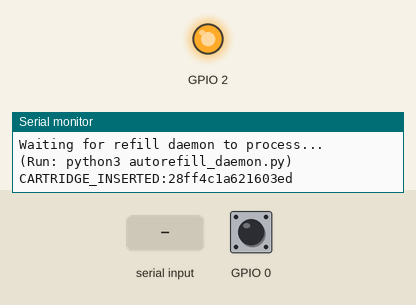
Recording of a program running on a simulated ESP32. On the bench: output pins drawn as LEDs (lit = HIGH), the last lines printed to the serial monitor. Dashed ring = blinking. The inputs (shaded band) are chosen by the test bench; at power-on: GPIO 0 HIGH.

Above: at 7.7 s.
7.8 s: GPIO 0 pulled LOW for 0.15 s
At 9.8 s:
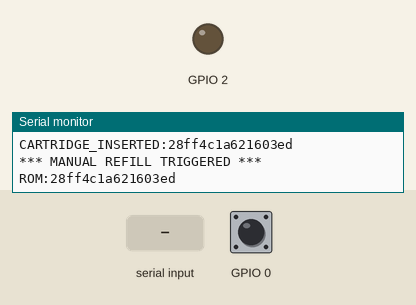
10.9 s: "REFILL_DONE\n" received over Serial
At 11.15 s:
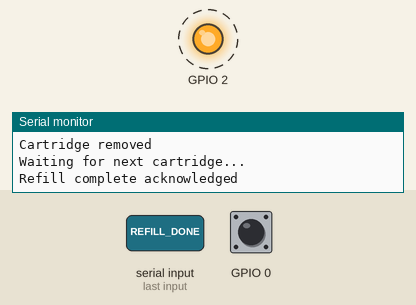
Timing chart, 0 to 13.5 s (numbered marks = the images above; inputs shaded):
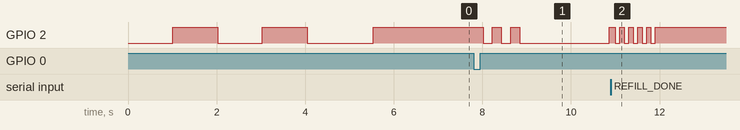

The program:

main.cpp
```cpp
/*
 * Standalone Cartridge Auto-Refill Device
 *
 * This device automatically detects and refills Stratasys cartridges
 *
 * Features:
 * - Auto-detect cartridge insertion
 * - Read cartridge and check quantity
 * - Automatically refill when below threshold
 * - LED status indicators
 * - Optional button for manual refill
 * - Serial interface for monitoring/control
 *
 * Status LED:
 * - Slow blink: Waiting for cartridge
 * - Fast blink: Reading cartridge
 * - Solid: Cartridge OK (above threshold)
 * - Triple blink: Refilling cartridge
 * - Rapid blink: Error
 *
 * Note: This version requires the Python refill daemon running
 * For true standalone operation, use Raspberry Pi version
 */

#include <Arduino.h>
#include <OneWire.h>

// Pin definitions (set by platformio.ini)
#ifndef ONEWIRE_PIN
  #define ONEWIRE_PIN 4
#endif

#ifndef STATUS_LED
  #define STATUS_LED 2
#endif

#ifndef BUTTON_PIN
  #define BUTTON_PIN 0
#endif

#ifndef AUTO_REFILL_THRESHOLD
  #define AUTO_REFILL_THRESHOLD 10.0
#endif

// Timing
#define CHECK_INTERVAL 5000  // Check for cartridge every 5 seconds
#define DEBOUNCE_TIME 50

OneWire ow(ONEWIRE_PIN);
uint8_t romAddress[8];
bool devicePresent = false;
bool lastDevicePresent = false;
unsigned long lastCheck = 0;
unsigned long lastBlink = 0;
bool ledState = false;
int blinkPattern = 0; // 0=slow, 1=fast, 2=solid, 3=triple, 4=error
bool buttonPressed = false;
unsigned long lastButtonChange = 0;

// LED blink patterns
void updateLED() {
  unsigned long now = millis();

  switch (blinkPattern) {
    case 0: // Slow blink - waiting for cartridge
      if (now - lastBlink > 1000) {
        ledState = !ledState;
        digitalWrite(STATUS_LED, ledState);
        lastBlink = now;
      }
      break;

    case 1: // Fast blink - reading
      if (now - lastBlink > 200) {
        ledState = !ledState;
        digitalWrite(STATUS_LED, ledState);
        lastBlink = now;
      }
      break;

    case 2: // Solid - cartridge OK
      digitalWrite(STATUS_LED, HIGH);
      break;

    case 3: // Triple blink - refilling
      // Pattern: on-off-on-off-on-off-pause
      static int tripleCount = 0;
      if (now - lastBlink > 200) {
        if (tripleCount < 6) {
          ledState = !ledState;
          digitalWrite(STATUS_LED, ledState);
          tripleCount++;
        } else if (now - lastBlink > 1000) {
          tripleCount = 0;
        }
        lastBlink = now;
      }
      break;

    case 4: // Rapid blink - error
      if (now - lastBlink > 100) {
        ledState = !ledState;
        digitalWrite(STATUS_LED, ledState);
        lastBlink = now;
      }
      break;
  }
}

bool resetBus() {
  uint8_t result = ow.reset();
  return result == 1;
}

bool searchDevice() {
  if (!ow.search(romAddress)) {
    ow.reset_search();
    return false;
  }

  // Verify CRC8
  if (OneWire::crc8(romAddress, 7) != romAddress[7]) {
    return false;
  }

  return true;
}

String getRomHex() {
  String result = "";
  for (int i = 0; i < 8; i++) {
    if (romAddress[i] < 0x10) result += "0";
    result += String(romAddress[i], HEX);
  }
  return result;
}

void setup() {
  Serial.begin(115200);

  pinMode(STATUS_LED, OUTPUT);
  pinMode(BUTTON_PIN, INPUT_PULLUP);

  delay(500);

  Serial.println();
  Serial.println("=========================================");
  Serial.println("  Stratasys Auto-Refill Device v1.0");
  #ifdef BOARD_ESP32
    Serial.println("  Platform: ESP32");
  #else
    Serial.println("  Platform: ESP8266");
  #endif
  Serial.println("=========================================");
  Serial.println();
  Serial.print("1-Wire Pin: GPIO");
  Serial.println(ONEWIRE_PIN);
  Serial.print("Status LED: GPIO");
  Serial.println(STATUS_LED);
  Serial.print("Button Pin: GPIO");
  Serial.println(BUTTON_PIN);
  Serial.print("Auto-refill threshold: ");
  Serial.print(AUTO_REFILL_THRESHOLD);
  Serial.println(" cu.in");
  Serial.println();
  Serial.println("Waiting for cartridge...");
  Serial.println("Press button for manual refill");
  Serial.println();

  blinkPattern = 0; // Slow blink - waiting
}

void loop() {
  updateLED();

  unsigned long now = millis();

  // Check button (with debounce)
  bool buttonState = digitalRead(BUTTON_PIN) == LOW;
  if (buttonState && !buttonPressed && (now - lastButtonChange > DEBOUNCE_TIME)) {
    buttonPressed = true;
    lastButtonChange = now;

    if (devicePresent) {
      Serial.println();
      Serial.println("*** MANUAL REFILL TRIGGERED ***");
      Serial.print("ROM:");
      Serial.println(getRomHex());
      Serial.println();
      blinkPattern = 3; // Triple blink - refilling
    }
  } else if (!buttonState && buttonPressed && (now - lastButtonChange > DEBOUNCE_TIME)) {
    buttonPressed = false;
    lastButtonChange = now;
  }

  // Check for cartridge at regular intervals
  if (now - lastCheck > CHECK_INTERVAL) {
    lastCheck = now;

    lastDevicePresent = devicePresent;

    // Try to find device
    if (resetBus()) {
      devicePresent = searchDevice();
    } else {
      devicePresent = false;
    }

    // Cartridge insertion detected
    if (devicePresent && !lastDevicePresent) {
      Serial.println();
      Serial.println("*** CARTRIDGE DETECTED ***");
      Serial.print("ROM:");
      Serial.println(getRomHex());
      Serial.println();
      Serial.println("Waiting for refill daemon to process...");
      Serial.println("(Run: python3 autorefill_daemon.py)");
      Serial.println();

      blinkPattern = 1; // Fast blink - reading

      // Wait a moment
      delay(500);

      // Send notification to daemon if connected
      Serial.print("CARTRIDGE_INSERTED:");
      Serial.println(getRomHex());
    }

    // Cartridge removal detected
    if (!devicePresent && lastDevicePresent) {
      Serial.println();
      Serial.println("Cartridge removed");
      Serial.println("Waiting for next cartridge...");
      Serial.println();

      blinkPattern = 0; // Slow blink - waiting
    }

    // Cartridge still present - check if daemon responded
    if (devicePresent) {
      blinkPattern = 2; // Solid - cartridge present
    }
  }

  // Check for commands from daemon/serial
  if (Serial.available()) {
    String command = Serial.readStringUntil('\n');
    command.trim();

    if (command == "STATUS") {
      Serial.print("Device present: ");
      Serial.println(devicePresent ? "YES" : "NO");
      if (devicePresent) {
        Serial.print("ROM: ");
        Serial.println(getRomHex());
      }
    }
    else if (command.startsWith("REFILLING")) {
      blinkPattern = 3; // Triple blink - refilling
      Serial.println("Refill acknowledged");
    }
    else if (command.startsWith("REFILL_DONE")) {
      blinkPattern = 2; // Solid - complete
      Serial.println("Refill complete acknowledged");

      // Celebrate!
      for (int i = 0; i < 5; i++) {
        digitalWrite(STATUS_LED, HIGH);
        delay(100);
        digitalWrite(STATUS_LED, LOW);
        delay(100);
      }
      digitalWrite(STATUS_LED, HIGH);
    }
    else if (command.startsWith("ERROR")) {
      blinkPattern = 4; // Rapid blink - error
      Serial.println("Error acknowledged");
      delay(5000);
      blinkPattern = devicePresent ? 2 : 0;
    }
  }

  delay(10);
}
```

Measured:
- after the input at 7.8 s, GPIO 2: goes LOW 0.20 s, HIGH 0.20 s, LOW 0.20 s, HIGH 0.20 s, LOW 2.0 s, then HIGH, starting after 0.22 s
